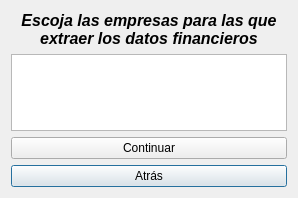
<?xml version="1.0" encoding="UTF-8"?>
<ui version="4.0">
 <class>screen3</class>
 <widget class="QDialog" name="screen3">
  <property name="geometry">
   <rect>
    <x>0</x>
    <y>0</y>
    <width>298</width>
    <height>198</height>
   </rect>
  </property>
  <property name="windowTitle">
   <string>Panel selección personalizada</string>
  </property>
  <layout class="QGridLayout" name="gridLayout">
   <item row="3" column="0">
    <widget class="QPushButton" name="returnButton3">
     <property name="text">
      <string>Atrás</string>
     </property>
    </widget>
   </item>
   <item row="0" column="0">
    <layout class="QHBoxLayout" name="horizontalLayout">
     <item>
      <widget class="QLabel" name="label">
       <property name="font">
        <font>
         <pointsize>12</pointsize>
         <weight>75</weight>
         <italic>true</italic>
         <bold>true</bold>
        </font>
       </property>
       <property name="text">
        <string>Escoja las empresas para las que extraer los datos financieros</string>
       </property>
       <property name="alignment">
        <set>Qt::AlignCenter</set>
       </property>
       <property name="wordWrap">
        <bool>true</bool>
       </property>
      </widget>
     </item>
    </layout>
   </item>
   <item row="2" column="0">
    <widget class="QPushButton" name="acceptButton3">
     <property name="text">
      <string>Continuar</string>
     </property>
    </widget>
   </item>
   <item row="1" column="0">
    <widget class="QListWidget" name="listWidget">
     <property name="alternatingRowColors">
      <bool>true</bool>
     </property>
     <property name="selectionMode">
      <enum>QAbstractItemView::MultiSelection</enum>
     </property>
    </widget>
   </item>
  </layout>
 </widget>
 <resources/>
 <connections/>
</ui>
